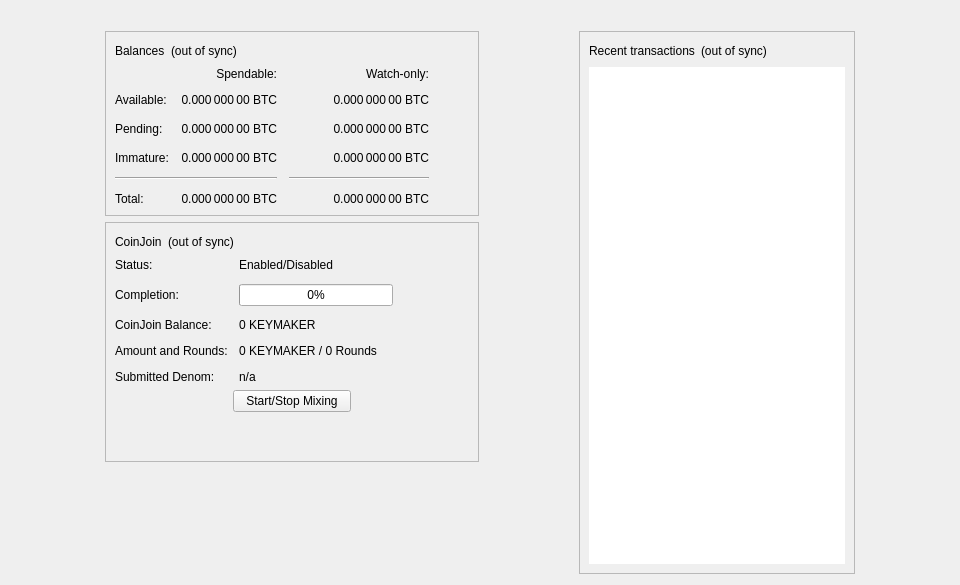
<?xml version="1.0" encoding="UTF-8"?>
<ui version="4.0">
 <class>OverviewPage</class>
 <widget class="QWidget" name="OverviewPage">
  <property name="geometry">
   <rect>
    <x>0</x>
    <y>0</y>
    <width>960</width>
    <height>585</height>
   </rect>
  </property>
  <property name="minimumSize">
   <size>
    <width>960</width>
    <height>0</height>
   </size>
  </property>
  <property name="windowTitle">
   <string>Form</string>
  </property>
  <layout class="QVBoxLayout" name="topLayout">
   <item>
    <widget class="QLabel" name="labelAlerts">
     <property name="visible">
      <bool>false</bool>
     </property>
     <property name="wordWrap">
      <bool>true</bool>
     </property>
     <property name="margin">
      <number>3</number>
     </property>
     <property name="textInteractionFlags">
      <set>Qt::TextSelectableByMouse</set>
     </property>
    </widget>
   </item>
   <item>
    <layout class="QHBoxLayout" name="horizontalLayout" stretch="1,0,1,0,1">
     <item>
      <spacer name="horizontalSpacerLeft">
       <property name="orientation">
        <enum>Qt::Horizontal</enum>
       </property>
       <property name="sizeType">
        <enum>QSizePolicy::Preferred</enum>
       </property>
       <property name="sizeHint" stdset="0">
        <size>
         <width>10</width>
         <height>20</height>
        </size>
       </property>
      </spacer>
     </item>
     <item>
      <layout class="QVBoxLayout" name="verticalLayout_2">
       <item>
        <widget class="QFrame" name="frame">
         <property name="frameShape">
          <enum>QFrame::StyledPanel</enum>
         </property>
         <property name="frameShadow">
          <enum>QFrame::Raised</enum>
         </property>
         <layout class="QVBoxLayout" name="verticalLayout_4">
          <item>
           <layout class="QHBoxLayout" name="horizontalLayout_4">
            <item>
             <widget class="QLabel" name="label_5">
              <property name="text">
               <string>Balances</string>
              </property>
             </widget>
            </item>
            <item>
             <widget class="QLabel" name="labelWalletStatus">
              <property name="toolTip">
               <string>The displayed information may be out of date. Your wallet automatically synchronizes with the Keymaker network after a connection is established, but this process has not completed yet.</string>
              </property>
              <property name="text">
               <string notr="true">(out of sync)</string>
              </property>
              <property name="alignment">
               <set>Qt::AlignLeading|Qt::AlignLeft|Qt::AlignVCenter</set>
              </property>
             </widget>
            </item>
            <item>
             <spacer name="horizontalSpacer_3">
              <property name="orientation">
               <enum>Qt::Horizontal</enum>
              </property>
              <property name="sizeHint" stdset="0">
               <size>
                <width>40</width>
                <height>20</height>
               </size>
              </property>
             </spacer>
            </item>
           </layout>
          </item>
          <item>
           <layout class="QGridLayout" name="gridLayout">
            <property name="spacing">
             <number>12</number>
            </property>
            <item row="2" column="2">
             <widget class="QLabel" name="labelWatchPending">
              <property name="cursor">
               <cursorShape>IBeamCursor</cursorShape>
              </property>
              <property name="toolTip">
               <string>Unconfirmed transactions to watch-only addresses</string>
              </property>
              <property name="text">
               <string notr="true">0.000 000 00 BTC</string>
              </property>
              <property name="alignment">
               <set>Qt::AlignRight|Qt::AlignTrailing|Qt::AlignVCenter</set>
              </property>
              <property name="textInteractionFlags">
               <set>Qt::LinksAccessibleByMouse|Qt::TextSelectableByKeyboard|Qt::TextSelectableByMouse</set>
              </property>
             </widget>
            </item>
            <item row="2" column="1">
             <widget class="QLabel" name="labelUnconfirmed">
              <property name="cursor">
               <cursorShape>IBeamCursor</cursorShape>
              </property>
              <property name="toolTip">
               <string>Total of transactions that have yet to be confirmed, and do not yet count toward the spendable balance</string>
              </property>
              <property name="text">
               <string notr="true">0.000 000 00 BTC</string>
              </property>
              <property name="alignment">
               <set>Qt::AlignRight|Qt::AlignTrailing|Qt::AlignVCenter</set>
              </property>
              <property name="textInteractionFlags">
               <set>Qt::LinksAccessibleByMouse|Qt::TextSelectableByKeyboard|Qt::TextSelectableByMouse</set>
              </property>
             </widget>
            </item>
            <item row="3" column="2">
             <widget class="QLabel" name="labelWatchImmature">
              <property name="cursor">
               <cursorShape>IBeamCursor</cursorShape>
              </property>
              <property name="toolTip">
               <string>Mined balance in watch-only addresses that has not yet matured</string>
              </property>
              <property name="text">
               <string notr="true">0.000 000 00 BTC</string>
              </property>
              <property name="alignment">
               <set>Qt::AlignRight|Qt::AlignTrailing|Qt::AlignVCenter</set>
              </property>
              <property name="textInteractionFlags">
               <set>Qt::LinksAccessibleByMouse|Qt::TextSelectableByKeyboard|Qt::TextSelectableByMouse</set>
              </property>
             </widget>
            </item>
            <item row="4" column="0" colspan="2">
             <widget class="Line" name="lineSpendableBalance">
              <property name="orientation">
               <enum>Qt::Horizontal</enum>
              </property>
             </widget>
            </item>
            <item row="4" column="2">
             <widget class="Line" name="lineWatchBalance">
              <property name="sizePolicy">
               <sizepolicy hsizetype="Preferred" vsizetype="Fixed">
                <horstretch>0</horstretch>
                <verstretch>0</verstretch>
               </sizepolicy>
              </property>
              <property name="minimumSize">
               <size>
                <width>140</width>
                <height>0</height>
               </size>
              </property>
              <property name="orientation">
               <enum>Qt::Horizontal</enum>
              </property>
             </widget>
            </item>
            <item row="5" column="0">
             <widget class="QLabel" name="labelTotalText">
              <property name="text">
               <string>Total:</string>
              </property>
             </widget>
            </item>
            <item row="3" column="1">
             <widget class="QLabel" name="labelImmature">
              <property name="cursor">
               <cursorShape>IBeamCursor</cursorShape>
              </property>
              <property name="toolTip">
               <string>Mined balance that has not yet matured</string>
              </property>
              <property name="text">
               <string notr="true">0.000 000 00 BTC</string>
              </property>
              <property name="alignment">
               <set>Qt::AlignRight|Qt::AlignTrailing|Qt::AlignVCenter</set>
              </property>
              <property name="textInteractionFlags">
               <set>Qt::LinksAccessibleByMouse|Qt::TextSelectableByKeyboard|Qt::TextSelectableByMouse</set>
              </property>
             </widget>
            </item>
            <item row="2" column="3">
             <spacer name="horizontalSpacer_2">
              <property name="orientation">
               <enum>Qt::Horizontal</enum>
              </property>
              <property name="sizeHint" stdset="0">
               <size>
                <width>40</width>
                <height>20</height>
               </size>
              </property>
             </spacer>
            </item>
            <item row="3" column="0">
             <widget class="QLabel" name="labelImmatureText">
              <property name="text">
               <string>Immature:</string>
              </property>
             </widget>
            </item>
            <item row="5" column="1">
             <widget class="QLabel" name="labelTotal">
              <property name="cursor">
               <cursorShape>IBeamCursor</cursorShape>
              </property>
              <property name="toolTip">
               <string>Your current total balance</string>
              </property>
              <property name="text">
               <string notr="true">0.000 000 00 BTC</string>
              </property>
              <property name="alignment">
               <set>Qt::AlignRight|Qt::AlignTrailing|Qt::AlignVCenter</set>
              </property>
              <property name="textInteractionFlags">
               <set>Qt::LinksAccessibleByMouse|Qt::TextSelectableByKeyboard|Qt::TextSelectableByMouse</set>
              </property>
             </widget>
            </item>
            <item row="5" column="2">
             <widget class="QLabel" name="labelWatchTotal">
              <property name="cursor">
               <cursorShape>IBeamCursor</cursorShape>
              </property>
              <property name="toolTip">
               <string>Current total balance in watch-only addresses</string>
              </property>
              <property name="text">
               <string notr="true">0.000 000 00 BTC</string>
              </property>
              <property name="alignment">
               <set>Qt::AlignRight|Qt::AlignTrailing|Qt::AlignVCenter</set>
              </property>
              <property name="textInteractionFlags">
               <set>Qt::LinksAccessibleByMouse|Qt::TextSelectableByKeyboard|Qt::TextSelectableByMouse</set>
              </property>
             </widget>
            </item>
            <item row="0" column="2">
             <widget class="QLabel" name="labelWatchonly">
              <property name="text">
               <string>Watch-only:</string>
              </property>
              <property name="alignment">
               <set>Qt::AlignRight|Qt::AlignTrailing|Qt::AlignVCenter</set>
              </property>
             </widget>
            </item>
            <item row="1" column="0">
             <widget class="QLabel" name="labelBalanceText">
              <property name="text">
               <string>Available:</string>
              </property>
             </widget>
            </item>
            <item row="1" column="1">
             <widget class="QLabel" name="labelBalance">
              <property name="cursor">
               <cursorShape>IBeamCursor</cursorShape>
              </property>
              <property name="toolTip">
               <string>Your current spendable balance</string>
              </property>
              <property name="text">
               <string notr="true">0.000 000 00 BTC</string>
              </property>
              <property name="alignment">
               <set>Qt::AlignRight|Qt::AlignTrailing|Qt::AlignVCenter</set>
              </property>
              <property name="textInteractionFlags">
               <set>Qt::LinksAccessibleByMouse|Qt::TextSelectableByKeyboard|Qt::TextSelectableByMouse</set>
              </property>
             </widget>
            </item>
            <item row="1" column="2">
             <widget class="QLabel" name="labelWatchAvailable">
              <property name="cursor">
               <cursorShape>IBeamCursor</cursorShape>
              </property>
              <property name="toolTip">
               <string>Your current balance in watch-only addresses</string>
              </property>
              <property name="text">
               <string notr="true">0.000 000 00 BTC</string>
              </property>
              <property name="alignment">
               <set>Qt::AlignRight|Qt::AlignTrailing|Qt::AlignVCenter</set>
              </property>
              <property name="textInteractionFlags">
               <set>Qt::LinksAccessibleByMouse|Qt::TextSelectableByKeyboard|Qt::TextSelectableByMouse</set>
              </property>
             </widget>
            </item>
            <item row="2" column="0">
             <widget class="QLabel" name="labelPendingText">
              <property name="text">
               <string>Pending:</string>
              </property>
             </widget>
            </item>
            <item row="0" column="1">
             <widget class="QLabel" name="labelSpendable">
              <property name="text">
               <string>Spendable:</string>
              </property>
              <property name="alignment">
               <set>Qt::AlignRight|Qt::AlignTrailing|Qt::AlignVCenter</set>
              </property>
             </widget>
            </item>
           </layout>
          </item>
         </layout>
        </widget>
       </item>
       <item>
        <widget class="QFrame" name="frameCoinJoin">
         <property name="layoutDirection">
          <enum>Qt::LeftToRight</enum>
         </property>
         <property name="frameShape">
          <enum>QFrame::StyledPanel</enum>
         </property>
         <property name="frameShadow">
          <enum>QFrame::Raised</enum>
         </property>
         <layout class="QVBoxLayout" name="VerticalLayout_PS1">
          <item>
           <layout class="QHBoxLayout" name="horizontalLayout_5">
            <item>
             <widget class="QLabel" name="labelCoinJoinHeader">
              <property name="text">
               <string notr="true">CoinJoin</string>
              </property>
             </widget>
            </item>
            <item>
             <widget class="QLabel" name="labelCoinJoinSyncStatus">
              <property name="toolTip">
               <string>The displayed information may be out of date. Your wallet automatically synchronizes with the Keymaker network after a connection is established, but this process has not completed yet.</string>
              </property>
              <property name="text">
               <string notr="true">(out of sync)</string>
              </property>
              <property name="alignment">
               <set>Qt::AlignLeading|Qt::AlignLeft|Qt::AlignVCenter</set>
              </property>
             </widget>
            </item>
            <item>
             <spacer name="horizontalSpacer_4">
              <property name="orientation">
               <enum>Qt::Horizontal</enum>
              </property>
              <property name="sizeHint" stdset="0">
               <size>
                <width>40</width>
                <height>20</height>
               </size>
              </property>
             </spacer>
            </item>
           </layout>
          </item>
          <item>
           <layout class="QFormLayout" name="coinJoinFormLayout">
            <property name="fieldGrowthPolicy">
             <enum>QFormLayout::AllNonFixedFieldsGrow</enum>
            </property>
            <property name="horizontalSpacing">
             <number>11</number>
            </property>
            <property name="verticalSpacing">
             <number>12</number>
            </property>
            <item row="0" column="0">
             <widget class="QLabel" name="labelCoinJoinEnabledText">
              <property name="text">
               <string>Status:</string>
              </property>
             </widget>
            </item>
            <item row="0" column="1">
             <widget class="QLabel" name="labelCoinJoinEnabled">
              <property name="text">
               <string>Enabled/Disabled</string>
              </property>
             </widget>
            </item>
            <item row="1" column="0">
             <widget class="QLabel" name="labelCompletitionText">
              <property name="text">
               <string>Completion:</string>
              </property>
             </widget>
            </item>
            <item row="1" column="1">
             <widget class="QProgressBar" name="coinJoinProgress">
              <property name="maximumSize">
               <size>
                <width>154</width>
                <height>16777215</height>
               </size>
              </property>
              <property name="value">
               <number>0</number>
              </property>
             </widget>
            </item>
            <item row="2" column="0">
             <widget class="QLabel" name="labelAnonymizedText">
              <property name="text">
               <string notr="true">CoinJoin Balance:</string>
              </property>
             </widget>
            </item>
            <item row="2" column="1">
             <widget class="QLabel" name="labelAnonymized">
              <property name="text">
               <string notr="true">0 KEYMAKER</string>
              </property>
             </widget>
            </item>
            <item row="3" column="0">
             <widget class="QLabel" name="labelAmountAndRoundsText">
              <property name="text">
               <string>Amount and Rounds:</string>
              </property>
             </widget>
            </item>
            <item row="3" column="1">
             <widget class="QLabel" name="labelAmountRounds">
              <property name="text">
               <string notr="true">0 KEYMAKER / 0 Rounds</string>
              </property>
             </widget>
            </item>
            <item row="4" column="0">
             <widget class="QLabel" name="labelSubmittedDenomText">
              <property name="text">
               <string>Submitted Denom:</string>
              </property>
             </widget>
            </item>
            <item row="4" column="1">
             <widget class="QLabel" name="labelSubmittedDenom">
              <property name="toolTip">
               <string>The denominations you submitted to the Smartnode.&lt;br&gt;To mix, other users must submit the exact same denominations.</string>
              </property>
              <property name="text">
               <string>n/a</string>
              </property>
              <property name="wordWrap">
               <bool>true</bool>
              </property>
             </widget>
            </item>
           </layout>
          </item>
          <item>
           <layout class="QVBoxLayout" name="VerticalLayout_PS">
            <item>
             <layout class="QHBoxLayout" name="horizontalLayout_3">
              <property name="topMargin">
               <number>0</number>
              </property>
              <item>
               <spacer name="horizontalSpacer_5">
                <property name="orientation">
                 <enum>Qt::Horizontal</enum>
                </property>
                <property name="sizeHint" stdset="0">
                 <size>
                  <width>40</width>
                  <height>20</height>
                 </size>
                </property>
               </spacer>
              </item>
              <item>
               <widget class="QPushButton" name="toggleCoinJoin">
                <property name="sizePolicy">
                 <sizepolicy hsizetype="MinimumExpanding" vsizetype="Fixed">
                  <horstretch>0</horstretch>
                  <verstretch>0</verstretch>
                 </sizepolicy>
                </property>
                <property name="text">
                 <string>Start/Stop Mixing</string>
                </property>
               </widget>
              </item>
              <item>
               <spacer name="horizontalSpacer_6">
                <property name="orientation">
                 <enum>Qt::Horizontal</enum>
                </property>
                <property name="sizeHint" stdset="0">
                 <size>
                  <width>40</width>
                  <height>20</height>
                 </size>
                </property>
               </spacer>
              </item>
             </layout>
            </item>
            <item>
             <spacer name="verticalSpacer_3">
              <property name="orientation">
               <enum>Qt::Vertical</enum>
              </property>
              <property name="sizeHint" stdset="0">
               <size>
                <width>20</width>
                <height>40</height>
               </size>
              </property>
             </spacer>
            </item>
           </layout>
          </item>
         </layout>
        </widget>
       </item>
       <item>
        <spacer name="verticalSpacer">
         <property name="orientation">
          <enum>Qt::Vertical</enum>
         </property>
         <property name="sizeHint" stdset="0">
          <size>
           <width>20</width>
           <height>40</height>
          </size>
         </property>
        </spacer>
       </item>
      </layout>
     </item>
     <item>
      <spacer name="horizontalSpacerCenter">
       <property name="orientation">
        <enum>Qt::Horizontal</enum>
       </property>
       <property name="sizeHint" stdset="0">
        <size>
         <width>10</width>
         <height>20</height>
        </size>
       </property>
      </spacer>
     </item>
     <item>
      <layout class="QVBoxLayout" name="verticalLayout_3">
       <item>
        <widget class="QFrame" name="frame_2">
         <property name="frameShape">
          <enum>QFrame::StyledPanel</enum>
         </property>
         <property name="frameShadow">
          <enum>QFrame::Raised</enum>
         </property>
         <layout class="QVBoxLayout" name="verticalLayout">
          <item>
           <layout class="QHBoxLayout" name="horizontalLayout_2">
            <item>
             <widget class="QLabel" name="label_4">
              <property name="text">
               <string>Recent transactions</string>
              </property>
             </widget>
            </item>
            <item>
             <widget class="QLabel" name="labelTransactionsStatus">
              <property name="toolTip">
               <string>The displayed information may be out of date. Your wallet automatically synchronizes with the Keymaker network after a connection is established, but this process has not completed yet.</string>
              </property>
              <property name="text">
               <string notr="true">(out of sync)</string>
              </property>
              <property name="alignment">
               <set>Qt::AlignLeading|Qt::AlignLeft|Qt::AlignVCenter</set>
              </property>
             </widget>
            </item>
            <item>
             <spacer name="horizontalSpacer">
              <property name="orientation">
               <enum>Qt::Horizontal</enum>
              </property>
              <property name="sizeHint" stdset="0">
               <size>
                <width>40</width>
                <height>20</height>
               </size>
              </property>
             </spacer>
            </item>
           </layout>
          </item>
          <item>
           <widget class="QListView" name="listTransactions">
            <property name="frameShape">
             <enum>QFrame::NoFrame</enum>
            </property>
            <property name="verticalScrollBarPolicy">
             <enum>Qt::ScrollBarAlwaysOff</enum>
            </property>
            <property name="horizontalScrollBarPolicy">
             <enum>Qt::ScrollBarAlwaysOff</enum>
            </property>
            <property name="selectionMode">
             <enum>QAbstractItemView::NoSelection</enum>
            </property>
           </widget>
          </item>
         </layout>
        </widget>
       </item>
      </layout>
     </item>
     <item>
      <spacer name="horizontalSpacerRight">
       <property name="orientation">
        <enum>Qt::Horizontal</enum>
       </property>
       <property name="sizeType">
        <enum>QSizePolicy::Preferred</enum>
       </property>
       <property name="sizeHint" stdset="0">
        <size>
         <width>10</width>
         <height>20</height>
        </size>
       </property>
      </spacer>
     </item>
    </layout>
   </item>
  </layout>
 </widget>
 <resources/>
 <connections/>
</ui>
